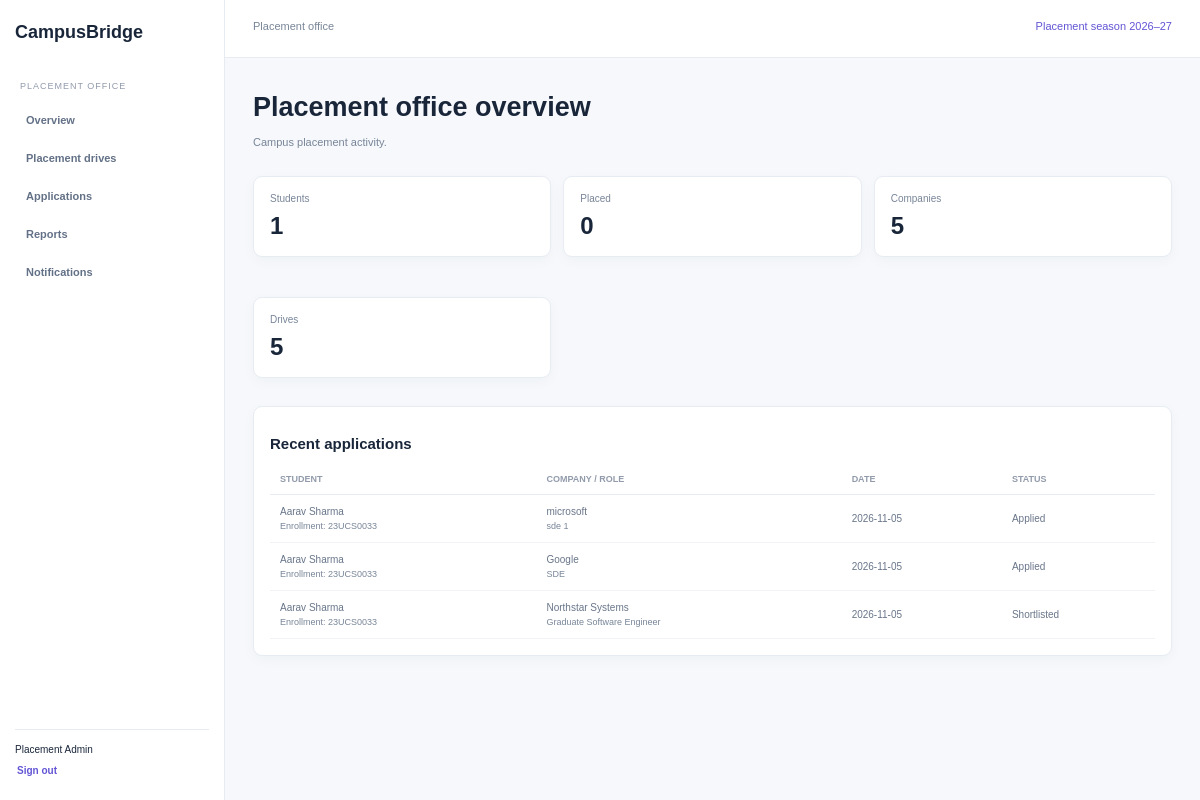
The app's page /admin/ (signed in) with its own data.
### tables this page shows
CREATE TABLE users(id INTEGER PRIMARY KEY,name TEXT NOT NULL,email TEXT UNIQUE NOT NULL,password TEXT NOT NULL,role TEXT NOT NULL,branch TEXT DEFAULT '',year INTEGER DEFAULT 2027,cgpa REAL DEFAULT 0,backlogs INTEGER DEFAULT 0, phone TEXT DEFAULT '', email_notifications INTEGER NOT NULL DEFAULT 1, enrollment TEXT);

CREATE TABLE applications(id INTEGER PRIMARY KEY,student_id INTEGER REFERENCES users(id),drive_id INTEGER REFERENCES drives(id),status TEXT DEFAULT 'Applied',applied TEXT NOT NULL,UNIQUE(student_id,drive_id));

CREATE TABLE companies(id INTEGER PRIMARY KEY,name TEXT UNIQUE NOT NULL);

CREATE TABLE drives(id INTEGER PRIMARY KEY,company_id INTEGER REFERENCES companies(id),title TEXT NOT NULL,description TEXT DEFAULT '',ctc TEXT DEFAULT '',branches TEXT DEFAULT '',mincgpa REAL DEFAULT 0,maxbacklogs INTEGER DEFAULT 0,deadline TEXT NOT NULL,drive_date TEXT NOT NULL,venue TEXT DEFAULT '',status TEXT DEFAULT 'Open');

### placement_app/placement.py (the view)
@bp.get("/")
@login_required("admin")
def dashboard():
 c=get_db();metrics={"students":c.execute("SELECT count(*) FROM users WHERE role='student'").fetchone()[0],"placed":c.execute("SELECT count(DISTINCT student_id) FROM applications WHERE status='Selected'").fetchone()[0],"companies":c.execute("SELECT count(*) FROM companies").fetchone()[0],"drives":c.execute("SELECT count(*) FROM drives").fetchone()[0]}
 applications=c.execute("SELECT a.*,u.name student,u.enrollment,d.title,c.name company FROM applications a JOIN users u ON u.id=a.student_id JOIN drives d ON d.id=a.drive_id JOIN companies c ON c.id=d.company_id ORDER BY a.applied DESC LIMIT 8").fetchall()
 return render_template("admin/dashboard.html",metrics=metrics,applications=applications)

### placement_app/auth.py (called while the page is built)
def get_current_user():
    user_id=session.get("user_id")
    if user_id is None:
        return None
    return get_db().execute("SELECT * FROM users WHERE id=?",(user_id,)).fetchone()

### placement_app/database.py (called while the page is built)
def get_db():
 if "db" not in g:
  g.db=sqlite3.connect(current_app.config["DATABASE"]);g.db.row_factory=sqlite3.Row;g.db.execute("PRAGMA foreign_keys=ON")
 return g.db

### placement_app/security.py (called while the page is built)
def login_required(role=None):
    def decorate(view):
        @wraps(view)
        def wrapped(*args,**kwargs):
            from .auth import get_current_user
            user=get_current_user()
            if user is None:
                return redirect(url_for("auth.login"))
            if role and user["role"]!=role:
                abort(403)
            return view(*args,**kwargs)
        return wrapped
    return decorate

### templates/admin/dashboard.html
{% extends "base.html" %}{% block title %}Placement office{% endblock %}{% block content %}<h1>Placement office overview</h1><p>Campus placement activity.</p><div class="stats">{% for label,value in [('Students',metrics.students),('Placed',metrics.placed),('Companies',metrics.companies),('Drives',metrics.drives)] %}<div>{{ label }}<strong>{{ value }}</strong></div>{% endfor %}</div><section class="panel"><h2>Recent applications</h2><div class="scroll"><table><tr><th>Student</th><th>Company / role</th><th>Date</th><th>Status</th></tr>{% for a in applications %}<tr><td>{{ a.student }}<small>{{ a.email }}</small><small>Enrollment: {{ a.enrollment or 'Not recorded' }}</small></td><td>{{ a.company }}<small>{{ a.title }}</small></td><td>{{ a.applied[:10] }}</td><td>{{ a.status }}</td></tr>{% else %}<tr><td colspan="4">No applications.</td></tr>{% endfor %}</table></div></section>{% endblock %}

### templates/base.html
<!doctype html><html lang="en"><head><meta charset="utf-8"><meta name="viewport" content="width=device-width,initial-scale=1"><title>{% block title %}Placement Hub{% endblock %} · CampusBridge</title><link rel="stylesheet" href="{{ url_for('static',filename='style.css') }}"></head><body>{% if current_user %}<div class="shell"><aside><a class="brand" href="{{ url_for('home') }}">CampusBridge</a><small>{{ 'PLACEMENT OFFICE' if current_user.role=='admin' else 'STUDENT WORKSPACE' }}</small><nav>{% if current_user.role=='student' %}<a href="{{ url_for('student.dashboard') }}">Overview</a><a href="{{ url_for('student.opportunities') }}">Opportunities</a><a href="{{ url_for('student.applications') }}">My applications</a><a href="{{ url_for('student.profile') }}">My profile</a>{% else %}<a href="{{ url_for('placement.dashboard') }}">Overview</a><a href="{{ url_for('placement.drives') }}">Placement drives</a><a href="{{ url_for('placement.applications') }}">Applications</a><a href="{{ url_for('reports.index') }}">Reports</a>{% endif %}<a href="{{ url_for('notifications.index') }}">Notifications</a></nav><footer>{{ current_user.name }}<form method="post" action="{{ url_for('auth.logout') }}"><input type="hidden" name="_csrf_token" value="{{ csrf_token }}"><button>Sign out</button></form></footer></aside><main><header>{{ self.title() }} <span>Placement season 2026–27</span></header><div class="content">{% for kind,message in get_flashed_messages(with_categories=true) %}<p class="flash {{ kind }}">{{ message }}</p>{% endfor %}{% block content %}{% endblock %}</div></main></div>{% else %}{% block public_content %}{% endblock %}{% endif %}</body></html>

### static/style.css (style rules this page uses)
:root { --ink:#19263a;--muted:#788598;--line:#e7ecf2;--purple:#6255d5;--bg:#f6f8fb }
* { box-sizing:border-box }
body { margin:0;background:var(--bg);color:var(--ink);font:14px "DM Sans",Arial }
h1,h2,b,.brand { font-family:Manrope,Arial }
h1 { font-size:27px;margin:8px 0 }
h2 { font-size:15px }
p { color:var(--muted);font-size:11px;line-height:1.5 }
a { color:var(--purple);text-decoration:none;font-size:11px;font-weight:700 }
.shell aside { position:fixed;inset:0 auto 0 0;width:225px;background:white;border-right:1px solid var(--line);padding:22px 15px;display:flex;flex-direction:column }
.brand { font-size:18px;color:var(--ink);font-weight:800 }
.shell aside>small { margin:38px 5px 12px;color:#929bab;font-size:9px;letter-spacing:1px }
.shell nav { display:grid;gap:4px }
.shell nav a { padding:11px;border-radius:7px;color:#637187 }
.shell footer { margin-top:auto;border-top:1px solid var(--line);padding-top:14px;font-size:10px }
.shell footer form { margin-top:8px }
.shell button,.login button,.formgrid button { border:0;border-radius:6px;background:var(--purple);color:white;padding:9px 12px;font-weight:700;cursor:pointer;font-size:10px }
.shell footer button { background:transparent;color:var(--purple);padding:2px }
.shell main { margin-left:225px }
.shell header { height:58px;background:white;border-bottom:1px solid var(--line);padding:20px 28px;font-size:11px;color:var(--muted) }
.shell header span { float:right;color:var(--purple) }
.content { padding:26px 28px;max-width:1400px;margin:auto }
.panel,.stats>div { background:white;border:1px solid var(--line);border-radius:9px;padding:16px;margin:14px 0;box-shadow:0 4px 14px #23354a08 }
.stats { display:grid;grid-template-columns:repeat(3,1fr);gap:12px }
.stats>div { font-size:10px;color:var(--muted) }
.stats strong { display:block;font-size:24px;color:var(--ink);margin-top:8px }
.row small,td small,small { display:block;color:var(--muted);font-size:9px;margin-top:4px }
.scroll { overflow:auto }
table { border-collapse:collapse;width:100%;text-align:left;white-space:nowrap }
th { font-size:9px;color:#929bab;text-transform:uppercase;padding:10px;border-bottom:1px solid var(--line) }
td { font-size:10px;color:#687589;padding:11px 10px;border-bottom:1px solid #f0f2f5 }

### records on screen
users: role "PLACEMENT OFFICE", name "Placement Admin"
applications: student "Aarav Sharma", enrollment "23UCS0033", company "microsoft", title "sde 1", applied "2026-11-05", status "Applied"
applications: student "Aarav Sharma", enrollment "23UCS0033", company "Google", title "SDE", applied "2026-11-05", status "Applied"
applications: student "Aarav Sharma", enrollment "23UCS0033", company "Northstar Systems", title "Graduate Software Engineer", applied "2026-11-05", status "Shortlisted"

### other values on screen
{{ label }} "Students" "Placed" "Companies" "Drives"
{{ value }} "1" "0" "5" "5"
